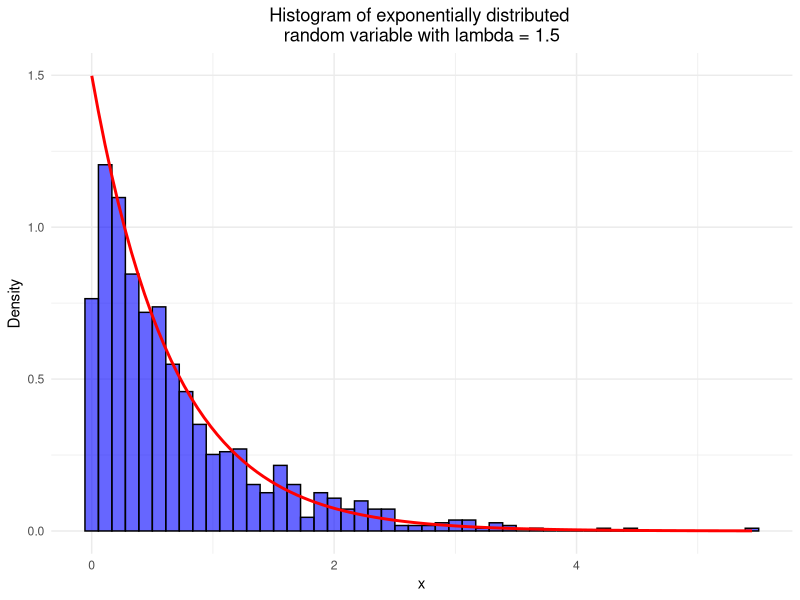

R code for this plot:
# Question 1.6
# Generate 1000 points from an exponential distributed random variable
# with rate parameter λ = 1.5.
# Plot the histogram of the exponential random variable with lambda = 1.5
# also overlay the theoretical density function.




library(ggplot2)
library(glue)

set.seed(50)
lambda <- 1.5
x <- rexp(n = 1000, rate = lambda)

data <- data.frame(x = x)

p <- ggplot(data,
            aes(x = x)) +
  geom_histogram(
                 aes(y = after_stat(density)),
                 bins = 50, fill = "blue",
                 color = "black",
                 alpha = 0.6) +
  stat_function(
                fun = function(x) lambda * exp(-lambda * x),
                color = "red",
                size = 1) +
  labs(title = glue("Histogram of exponentially distributed 
  random variable with lambda = {lambda}"),
       x = "x", y = "Density") +
  theme_minimal() +
  theme(plot.title = element_text(hjust = 0.5))

quartz()
print(p)

